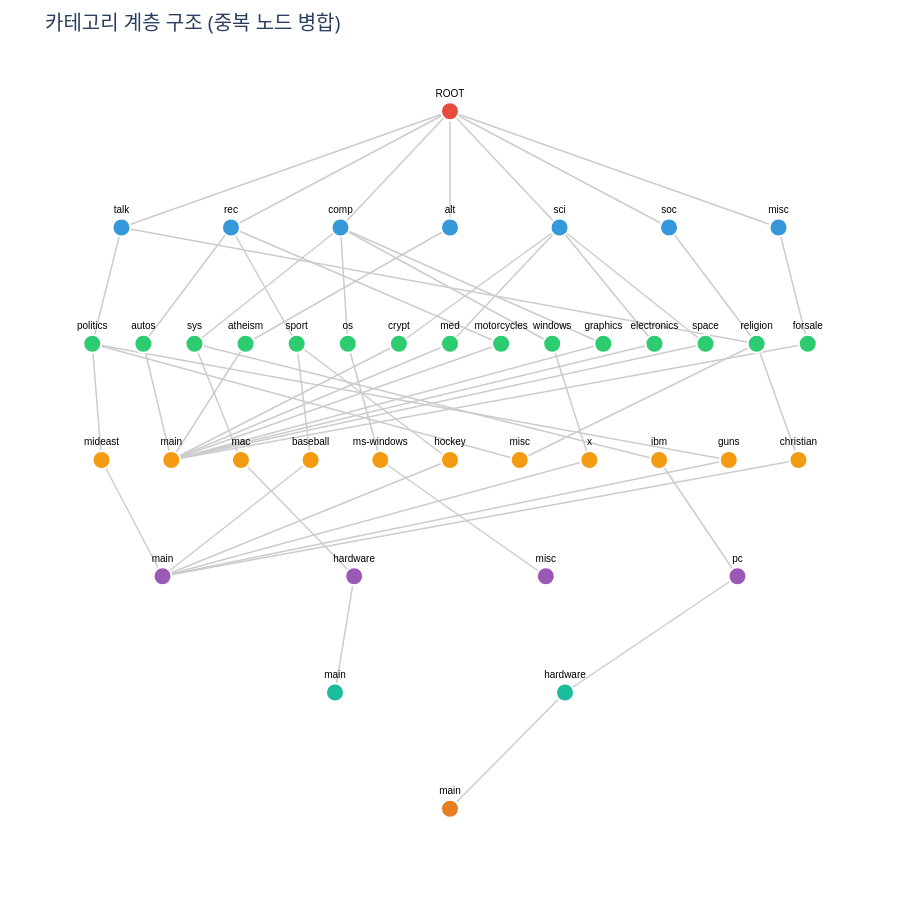

Source (notebook cell):
### Code cell
import plotly.graph_objects as go

# 데이터
data = category_detail_dict

# 트리 구조 생성 - 레벨별로 노드 이름만 기준으로 병합
nodes_by_level_and_name = {}  # (level, name) -> node_key
nodes = {}
edges = set()  # 중복 제거를 위해 set 사용
node_id = 0

# 루트 노드
root_key = ('ROOT', 0)
nodes[root_key] = {'id': node_id, 'label': 'ROOT', 'level': 0}
nodes_by_level_and_name[(0, 'ROOT')] = root_key
node_id += 1

# 모든 경로 처리
for category, path_dict in data.items():
    super_cat = path_dict['super_category']
    
    # super_category 노드 추가 (레벨 1)
    level_name_key = (1, super_cat)
    if level_name_key not in nodes_by_level_and_name:
        node_key = (super_cat, 1)
        nodes[node_key] = {'id': node_id, 'label': super_cat, 'level': 1}
        nodes_by_level_and_name[level_name_key] = node_key
        edges.add((root_key, node_key))
        node_id += 1
    
    parent_key = nodes_by_level_and_name[level_name_key]
    
    # 하위 경로 구성
    max_level = max([k for k in path_dict.keys() if isinstance(k, int)])
    
    for i in range(1, max_level + 1):
        if i in path_dict:
            current_name = path_dict[i]
            current_level = i + 1
            level_name_key = (current_level, current_name)
            
            # 같은 레벨에 같은 이름의 노드가 없으면 새로 생성
            if level_name_key not in nodes_by_level_and_name:
                node_key = (current_name, current_level)
                nodes[node_key] = {'id': node_id, 'label': current_name, 'level': current_level}
                nodes_by_level_and_name[level_name_key] = node_key
                node_id += 1
            
            current_key = nodes_by_level_and_name[level_name_key]
            edges.add((parent_key, current_key))
            parent_key = current_key

# 레벨별로 노드 그룹화
levels = {}
for node_key, node in nodes.items():
    level = node['level']
    if level not in levels:
        levels[level] = []
    levels[level].append(node_key)

# 좌표 계산
for level, node_keys in levels.items():
    num_nodes = len(node_keys)
    y = -level * 2
    
    for i, key in enumerate(node_keys):
        if num_nodes == 1:
            x = 0
        else:
            spacing = min(15, 50 / num_nodes)
            x = (i - (num_nodes - 1) / 2) * spacing
        
        nodes[key]['x'] = x
        nodes[key]['y'] = y

# 엣지 데이터 생성
edge_x = []
edge_y = []
for parent, child in edges:
    edge_x.extend([nodes[parent]['x'], nodes[child]['x'], None])
    edge_y.extend([nodes[parent]['y'], nodes[child]['y'], None])

# 엣지 trace
edge_trace = go.Scatter(
    x=edge_x,
    y=edge_y,
    mode='lines',
    line=dict(width=1.5, color='#cccccc'),
    hoverinfo='none'
)

# 노드 데이터
node_x = [n['x'] for n in nodes.values()]
node_y = [n['y'] for n in nodes.values()]
node_text = [n['label'] for n in nodes.values()]

# 레벨별 색상
node_colors = ['#e74c3c', '#3498db', '#2ecc71', '#f39c12', '#9b59b6', '#1abc9c', '#e67e22']
node_color = [node_colors[n['level'] % len(node_colors)] for n in nodes.values()]

# 각 노드의 연결 수 계산 (부모 수)
parent_counts = {}
for parent, child in edges:
    if child not in parent_counts:
        parent_counts[child] = 0
    parent_counts[child] += 1

hover_text = []
for node_key, n in nodes.items():
    parent_count = parent_counts.get(node_key, 0)
    if parent_count > 1:
        hover_text.append(f"{n['label']}<br>레벨: {n['level']}<br>부모 노드: {parent_count}개")
    else:
        hover_text.append(f"{n['label']}<br>레벨: {n['level']}")

# 노드 trace
node_trace = go.Scatter(
    x=node_x,
    y=node_y,
    mode='markers+text',
    text=node_text,
    textposition='top center',
    textfont=dict(size=10, color='black', family='Arial'),
    marker=dict(
        size=18,
        color=node_color,
        line=dict(width=2, color='white')
    ),
    hoverinfo='text',
    hovertext=hover_text
)

# 레이아웃
layout = go.Layout(
    title=dict(text='카테고리 계층 구조 (중복 노드 병합)', font=dict(size=20)),
    showlegend=False,
    hovermode='closest',
    xaxis=dict(showgrid=False, zeroline=False, showticklabels=False),
    yaxis=dict(showgrid=False, zeroline=False, showticklabels=False),
    plot_bgcolor='#ffffff',
    paper_bgcolor='#ffffff',
    margin=dict(l=40, r=40, t=60, b=40),
    height=900,
)

# 그래프 생성
fig = go.Figure(data=[edge_trace, node_trace], layout=layout)
fig.show()

## TODO: 계층별 노드별 개수 파악

### Figure 1 — Plotly figure (JSON) as saved in the notebook; plotly's stock layout.template omitted (floating-point values rounded to 4 significant figures; data arrays with more than 128 entries replaced by an {"elided": "..."} marker saying what was removed)
{"data": [{"hoverinfo": "none", "line": {"color": "#cccccc", "width": 1.5}, "mode": "lines", "type": "scatter", "x": {"elided": "165 float values"}, "y": {"elided": "165 int values"}}, {"hoverinfo": "text", "hovertext": ["ROOT<br>레벨: 0", "talk<br>레벨: 1", "politics<br>레벨: 2", "mideast<br>레벨: 3", "main<br>레벨: 4<br>부모 노드: 6개", "rec<br>레벨: 1", "autos<br>레벨: 2", "main<br>레벨: 3<br>부모 노드: 9개", "comp<br>레벨: 1", "sys<br>레벨: 2", "mac<br>레벨: 3", "hardware<br>레벨: 4", "main<br>레벨: 5", "alt<br>레벨: 1", "atheism<br>레벨: 2", "sport<br>레벨: 2", "baseball<br>레벨: 3", "os<br>레벨: 2", "ms-windows<br>레벨: 3", "misc<br>레벨: 4", "hockey<br>레벨: 3", "sci<br>레벨: 1", "crypt<br>레벨: 2", "med<br>레벨: 2", "misc<br>레벨: 3<br>부모 노드: 2개", "motorcycles<br>레벨: 2", "windows<br>레벨: 2", "x<br>레벨: 3", "graphics<br>레벨: 2", "ibm<br>레벨: 3", "pc<br>레벨: 4", "hardware<br>레벨: 5", "main<br>레벨: 6", "electronics<br>레벨: 2", "guns<br>레벨: 3", "space<br>레벨: 2", "soc<br>레벨: 1", "religion<br>레벨: 2<br>부모 노드: 2개", "christian<br>레벨: 3", "misc<br>레벨: 1", "forsale<br>레벨: 2"], "marker": {"color": ["#e74c3c", "#3498db", "#2ecc71", "#f39c12", "#9b59b6", "#3498db", "#2ecc71", "#f39c12", "#3498db", "#2ecc71", "#f39c12", "#9b59b6", "#1abc9c", "#3498db", "#2ecc71", "#2ecc71", "#f39c12", "#2ecc71", "#f39c12", "#9b59b6", "#f39c12", "#3498db", "#2ecc71", "#2ecc71", "#f39c12", "#2ecc71", "#2ecc71", "#f39c12", "#2ecc71", "#f39c12", "#9b59b6", "#1abc9c", "#e67e22", "#2ecc71", "#f39c12", "#2ecc71", "#3498db", "#2ecc71", "#f39c12", "#3498db", "#2ecc71"], "line": {"color": "white", "width": 2}, "size": 18}, "mode": "markers+text", "text": ["ROOT", "talk", "politics", "mideast", "main", "rec", "autos", "main", "comp", "sys", "mac", "hardware", "main", "alt", "atheism", "sport", "baseball", "os", "ms-windows", "misc", "hockey", "sci", "crypt", "med", "misc", "motorcycles", "windows", "x", "graphics", "ibm", "pc", "hardware", "main", "electronics", "guns", "space", "soc", "religion", "christian", "misc", "forsale"], "textfont": {"color": "black", "family": "Arial", "size": 10}, "textposition": "top center", "type": "scatter", "x": [0, -21.43, -23.33, -22.73, -18.75, -14.29, -20, -18.18, -7.143, -16.67, -13.64, -6.25, -7.5, 0, -13.33, -10, -9.091, -6.667, -4.545, 6.25, 0, 7.143, -3.333, 0, 4.545, 3.333, 6.667, 9.091, 10, 13.64, 18.75, 7.5, 0, 13.33, 18.18, 16.67, 14.29, 20, 22.73, 21.43, 23.33], "y": [0, -2, -4, -6, -8, -2, -4, -6, -2, -4, -6, -8, -10, -2, -4, -4, -6, -4, -6, -8, -6, -2, -4, -4, -6, -4, -4, -6, -4, -6, -8, -10, -12, -4, -6, -4, -2, -4, -6, -2, -4]}], "layout": {"height": 900, "hovermode": "closest", "margin": {"b": 40, "l": 40, "r": 40, "t": 60}, "paper_bgcolor": "#ffffff", "plot_bgcolor": "#ffffff", "showlegend": false, "title": {"font": {"size": 20}, "text": "카테고리 계층 구조 (중복 노드 병합)"}, "xaxis": {"showgrid": false, "showticklabels": false, "zeroline": false}, "yaxis": {"showgrid": false, "showticklabels": false, "zeroline": false}}}
